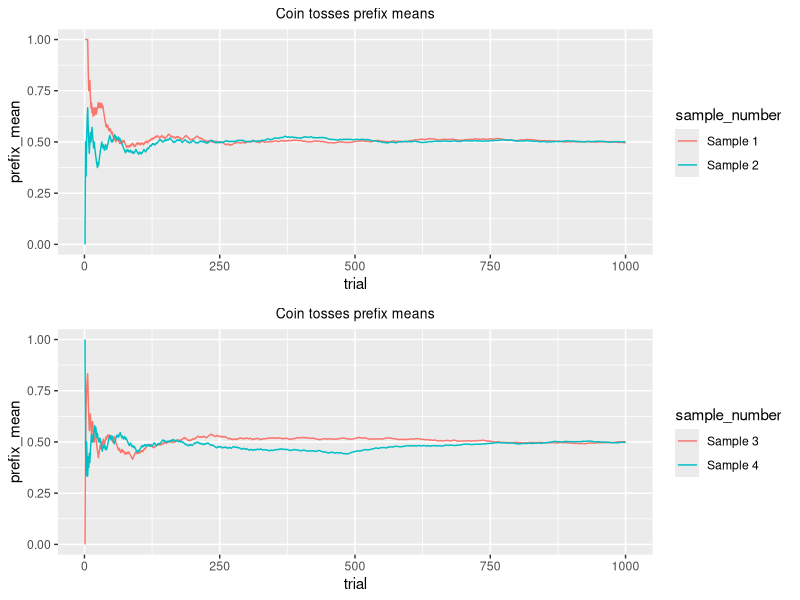
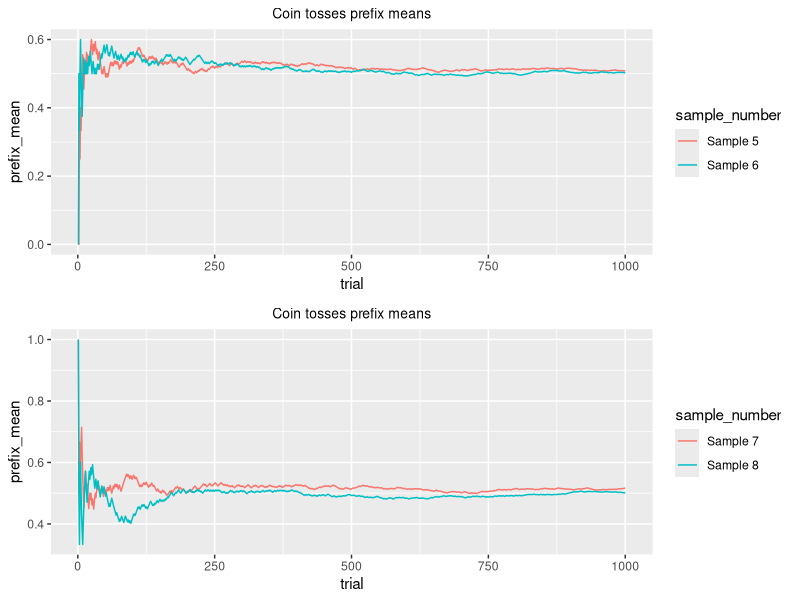
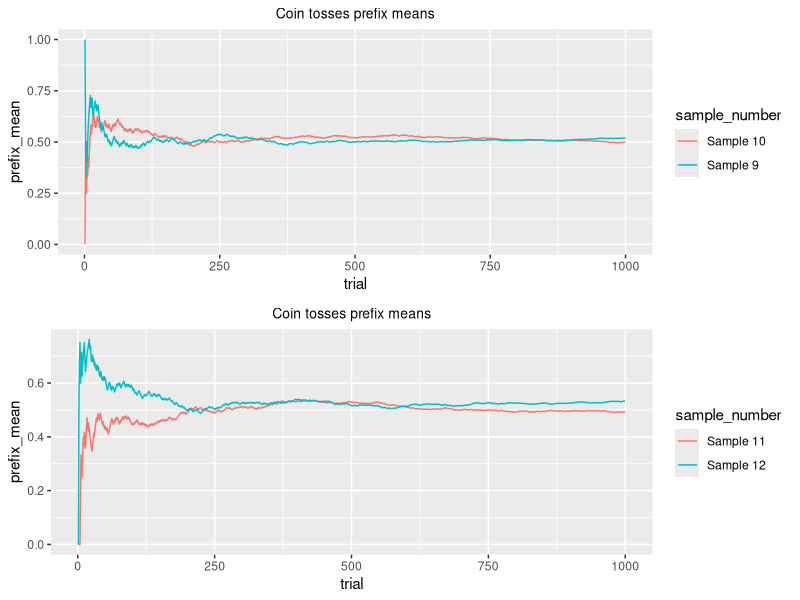

The R script that drew these images, in order:
library(ggplot2)
library(cowplot)


get_prefix_means <- function(sequence) {
  prefix_means <- rep(NULL, length(sequence))
  prefix_sum <- 0
  for (i in 1:length(sequence)) {
    prefix_sum <- prefix_sum + sequence[i]
    prefix_means[i] <- prefix_sum / i
  }
  return(prefix_means)
}


get_coin_tosses <- function(n_tosses) {
  sequence <- rbinom(n=n_tosses, size=1, prob=0.5)
  prefix_means <- get_prefix_means(sequence)
  return(data.frame(trial=1:n_tosses, prefix_mean=prefix_means))
}


get_tosses_plot <- function(title, sample_number1, sample_number2) {
  coin_tosses1 <- get_coin_tosses(n_tosses=1000)
  coin_tosses1["sample_number"] <- paste("Sample", sample_number1)
  coin_tosses2 <- get_coin_tosses(n_tosses=1000)
  coin_tosses2["sample_number"] <- paste("Sample", sample_number2)
  coin_tosses <- rbind(coin_tosses1, coin_tosses2)
  return(ggplot(coin_tosses, aes(x=trial, y=prefix_mean, color=sample_number)) 
         + geom_line()
         + ggtitle(title)
         + theme(plot.title = element_text(hjust = 0.5, size=10)))
}


title <- "Coin tosses prefix means"
for (i in 1:3) {
  p1 <- get_tosses_plot(title, sample_number1=(i * 4 - 3), sample_number2=(i * 4 - 2))
  p2 <- get_tosses_plot(title, sample_number1=(i * 4 - 1), sample_number2=(i * 4))
  print(plot_grid(p1, p2, nrow=2))
}
rm(list = ls())

"
It's clear from the experiments that a mean of samples quickly converges to 0.5. Additionaly, for most of
sequences, a mean is stabilized around a value of 0.5 after about 200 trials. All of means of sequences were
in the range of [0.45, 0.55] after 1000 trias, which means that it happens with very high probability (it is
expected as a mean of samples is a normal distribution with decreasing variance for higher number of trials).
"